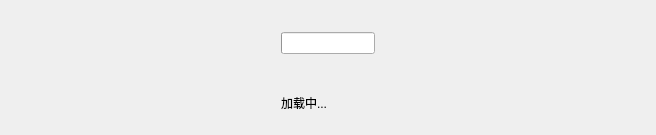
<?xml version="1.0" encoding="UTF-8"?>
<ui version="4.0">
 <class>MCSLAPILoading</class>
 <widget class="CardWidget" name="MCSLAPILoading">
  <property name="geometry">
   <rect>
    <x>0</x>
    <y>0</y>
    <width>656</width>
    <height>135</height>
   </rect>
  </property>
  <property name="sizePolicy">
   <sizepolicy hsizetype="Expanding" vsizetype="Expanding">
    <horstretch>0</horstretch>
    <verstretch>0</verstretch>
   </sizepolicy>
  </property>
  <property name="minimumSize">
   <size>
    <width>656</width>
    <height>135</height>
   </size>
  </property>
  <property name="maximumSize">
   <size>
    <width>16777215</width>
    <height>156</height>
   </size>
  </property>
  <property name="windowTitle">
   <string/>
  </property>
  <layout class="QGridLayout" name="gridLayout">
   <item row="0" column="1">
    <widget class="IndeterminateProgressRing" name="IndeterminateProgressRing">
     <property name="alignment">
      <set>Qt::AlignCenter</set>
     </property>
    </widget>
   </item>
   <item row="1" column="1">
    <widget class="SubtitleLabel" name="loadingText">
     <property name="sizePolicy">
      <sizepolicy hsizetype="Fixed" vsizetype="Fixed">
       <horstretch>0</horstretch>
       <verstretch>0</verstretch>
      </sizepolicy>
     </property>
     <property name="text">
      <string>加载中...</string>
     </property>
     <property name="alignment">
      <set>Qt::AlignCenter</set>
     </property>
    </widget>
   </item>
   <item row="0" column="0" rowspan="2">
    <spacer name="horizontalSpacer">
     <property name="orientation">
      <enum>Qt::Horizontal</enum>
     </property>
     <property name="sizeType">
      <enum>QSizePolicy::Fixed</enum>
     </property>
     <property name="sizeHint" stdset="0">
      <size>
       <width>270</width>
       <height>114</height>
      </size>
     </property>
    </spacer>
   </item>
   <item row="0" column="2" rowspan="2">
    <spacer name="horizontalSpacer_2">
     <property name="orientation">
      <enum>Qt::Horizontal</enum>
     </property>
     <property name="sizeType">
      <enum>QSizePolicy::Fixed</enum>
     </property>
     <property name="sizeHint" stdset="0">
      <size>
       <width>270</width>
       <height>114</height>
      </size>
     </property>
    </spacer>
   </item>
  </layout>
 </widget>
 <customwidgets>
  <customwidget>
   <class>CardWidget</class>
   <extends>QFrame</extends>
   <header>qfluentwidgets</header>
   <container>1</container>
  </customwidget>
  <customwidget>
   <class>SubtitleLabel</class>
   <extends>QLabel</extends>
   <header>qfluentwidgets</header>
  </customwidget>
  <customwidget>
   <class>IndeterminateProgressRing</class>
   <extends>QProgressBar</extends>
   <header>qfluentwidgets</header>
  </customwidget>
 </customwidgets>
 <resources/>
 <connections/>
</ui>
